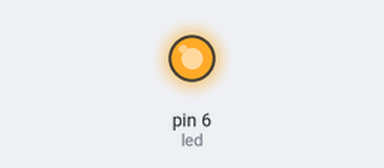
A sketch run on a simulated Arduino Uno, built with avr-gcc and run on an emulated ATmega328P. Parts: output pins drawn as LEDs (lit = HIGH).

Above: at 0.1 s.
Timing chart, 0 to 1.6 s (numbered marks = the images above):
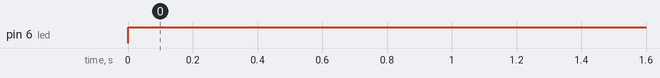

Measured:
- by itself, pin 6 (led): LOW → HIGH at 0.00 s

The sketch:

tlacitko_zapni_led.ino
```cpp
int cteni;
int led=6;
int tlacitko=12;


void setup() {
 pinMode(led,OUTPUT);
 pinMode(tlacitko,INPUT);

}

void loop() {
// cteni=digitalRead(tlacitko);
 digitalWrite(led,1);

}
```
